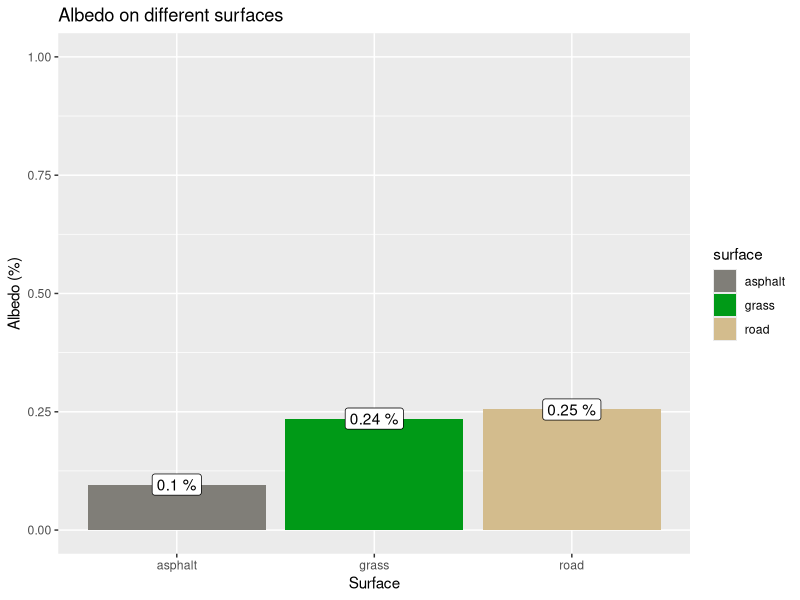
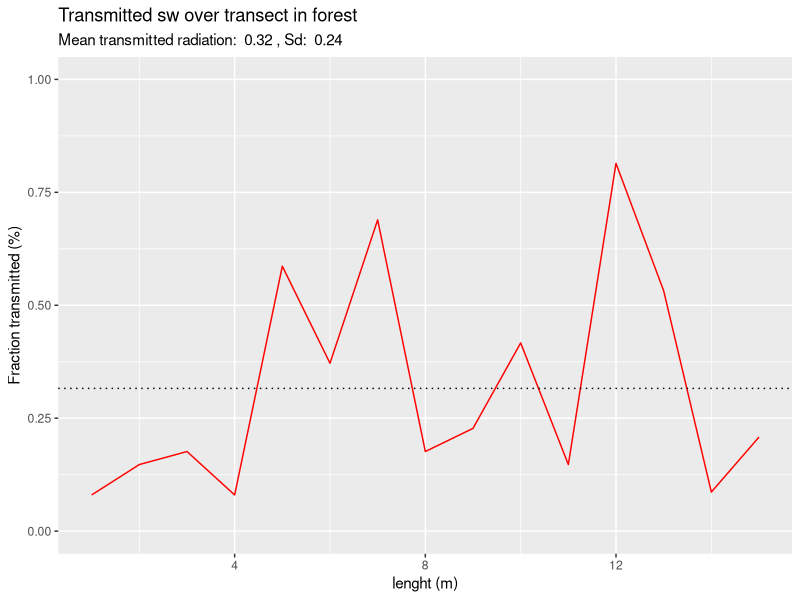

Here is the R script that generated these plots, in order:
## ---- chunk 1
library(tidyverse)

## ---- chunk 2
s_sens <- 4.49 # sensor sensitivity 10e-6 V / W m-2
sw_in <- 3.12 * 1000 / s_sens
refl <- tribble(
  ~ surface,  ~ voltage,
  "grass" ,  0.71,
  "grass" ,  0.76,
  "road",  0.78,
  "road",  0.81,
  "asphalt",  0.3
) %>%
  mutate(radiation = voltage * 1000 / s_sens, # need to convert micro volts in mV
         albedo = radiation / sw_in) %>%
  group_by(surface, )%>%
  summarize_all(mean)
## ---- chunk 3
trans <- read_csv("sw_transmitted_canopy.csv", comment = "#") %>%
  mutate(radiation = voltage * 1000 / s_sens, # need to convert micro volts in mV
         frac_trans = radiation / sw_in, 
         x=seq_along(radiation))

frac_trans_mean <- mean(trans$frac_trans)
frac_trans_sd <- sd(trans$frac_trans)
## ---- chunk 4
ggplot(refl) +
  geom_bar(aes(x=surface, y=albedo, fill=surface), stat="identity") +
  geom_label(aes(x=surface, y=albedo, label=paste(round(albedo, 2), "%"))) +
  scale_fill_manual(values=c("grass" = "#009A17",
                             "road" = "#D3BC8D",
                             "asphalt" = "#807E78"),
                    ) +
  ylim(0,1) +
  labs(title="Albedo on different surfaces", x= "Surface", y="Albedo (%)")
 
## ---- chunk 5
ggplot(trans) + 
  geom_path(aes(x=x, y=frac_trans), colour="red")+
  geom_hline(yintercept = frac_trans_mean, linetype="dotted") +
  ylim(0,1)+
  labs(title="Transmitted sw over transect in forest", x="lenght (m)", y="Fraction transmitted (%)",
       subtitle = paste("Mean transmitted radiation: ", round(frac_trans_mean, 2), ", Sd: ", round(frac_trans_sd,2)))
